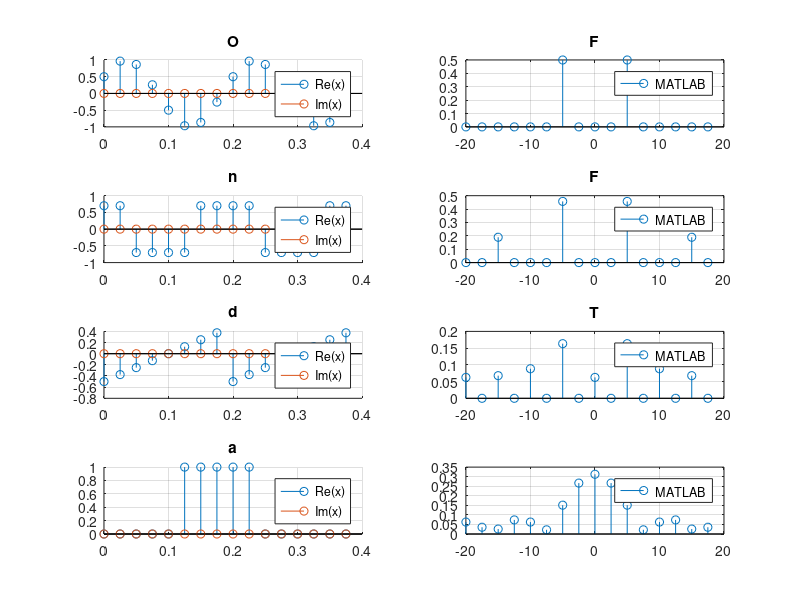

The MATLAB source for this figure: (Note: this script raises an error after producing the figure.)
%% definizione dei segnali di test e dei campioni corrispondenti
% parametri generali
freq=5; % frequenza
k=8; % fattore moltiplicativo per Fs
Fs=k*freq; % frequenza di campionamento
N=16; % Numero di campioni nella FFT
t=(0:(N-1))/Fs; % intervallo temporale
df=Fs/N; % risoluzione in frequenza
f=(-N/2:(N/2-1))*df; % intervallo in frequenza

% definizione funzione seno
A0=1; % ampiezza dell'onda
phi0 = 30*pi/180; % fase dell'onda
x0=A0*sin(2*pi*freq*t+phi0); % funzione seno

% definizione onda quadra
A1=0.7;
phi1=90*pi/180; % fase dell'onda
x1=A1*square(2*pi*freq*t+phi1);

% definizione onda a dente di sega
A2=0.5;
x2=A2*sawtooth(2*pi*freq*t);

% definizione funzione porta
A3=1;
x3=zeros(1,N); x3(N/2-N/8:N/2+N/8)=1;
x3=A3*x3;

% definizione funzione Delta di Dirac
A4=1;
x4=zeros(1,N); x4(1)=1;
x4=A4*x4;

% definizione funzione Delta di Dirac
A5=1;
x5=zeros(1,N); x5(N/2-N/8)=1; x5(N/2+N/8)=-1;
x5=A5*x5;

% definizione funzione Delta di Dirac
A6=1;
x6=zeros(1,N); x6(N/2-N/8)=1; x6(N/2+N/8)=-1;
x6=A6*x6;

% definizione funzione sinusoide complessa
A7=1;
x7=A7*exp(1i*2*pi*freq*t);

x=[x0; x1; x2; x3; x4; x5; x6; x7]; % Matrice con i vari segnali
t0=["Onda sinusoidale", ...
    "Onda quadra", ...
    "Onda triangolare", ...
    "Funzione porta", ...
    "Funzione Delta di Dirac", ...
    "Funzione Delta di Dirac", ...
    "Funzione Delta di Dirac", ...
    "Onda sinusoidale complessa"];
t1=["FFT onda sinusoidale", ...
    "FFT onda quadra", ...
    "FFT onda triangolare", ...
    "FFT funzione porta", ...
    "FFT funzione Delta di Dirac", ...
    "FFT funzione Delta di Dirac", ...
    "FFT funzione Delta di Dirac", ...
    "FFT onda sinusoidale complessa"];

close all;
for i=0:1
    if i==0 figure(1); else figure(2); end 
    for j=0:3
        % FFT dei segnali
        X=fft(x(4*i+j+1,:),N); 
        % Normalizzo gli spettri per ottenere armoniche
        % con ampiezze congruenti con i segnali nel tempo
        if i~=1 || j~=0 X=X/N; end
        % traslo i vettori affinché le componenti 
        % DC si trovino al centro dello spettro
        X=fftshift(X);
        % grafico del segnale nel tempo
        subplot(4,2,2*j+1);
        hold on;
        stem(t, real(x(4*i+j+1,:)));
        stem(t, imag(x(4*i+j+1,:)));
        hold off;
        title(t0(4*i+j+1));
        legend("Re(x)", "Im(x)");
        grid
        % grafico dello spettro in frequenza
        subplot(4,2,2*j+2); 
        stem(f, abs(X));
        title(t1(4*i+j+1));
        legend("MATLAB", "FFT_1616.vhd");
        grid
    end
    sgtitle("Simulazione FFT (N=" + num2str(N) + ...
        ", Fs=" + num2str(k) + "*freq)");
end